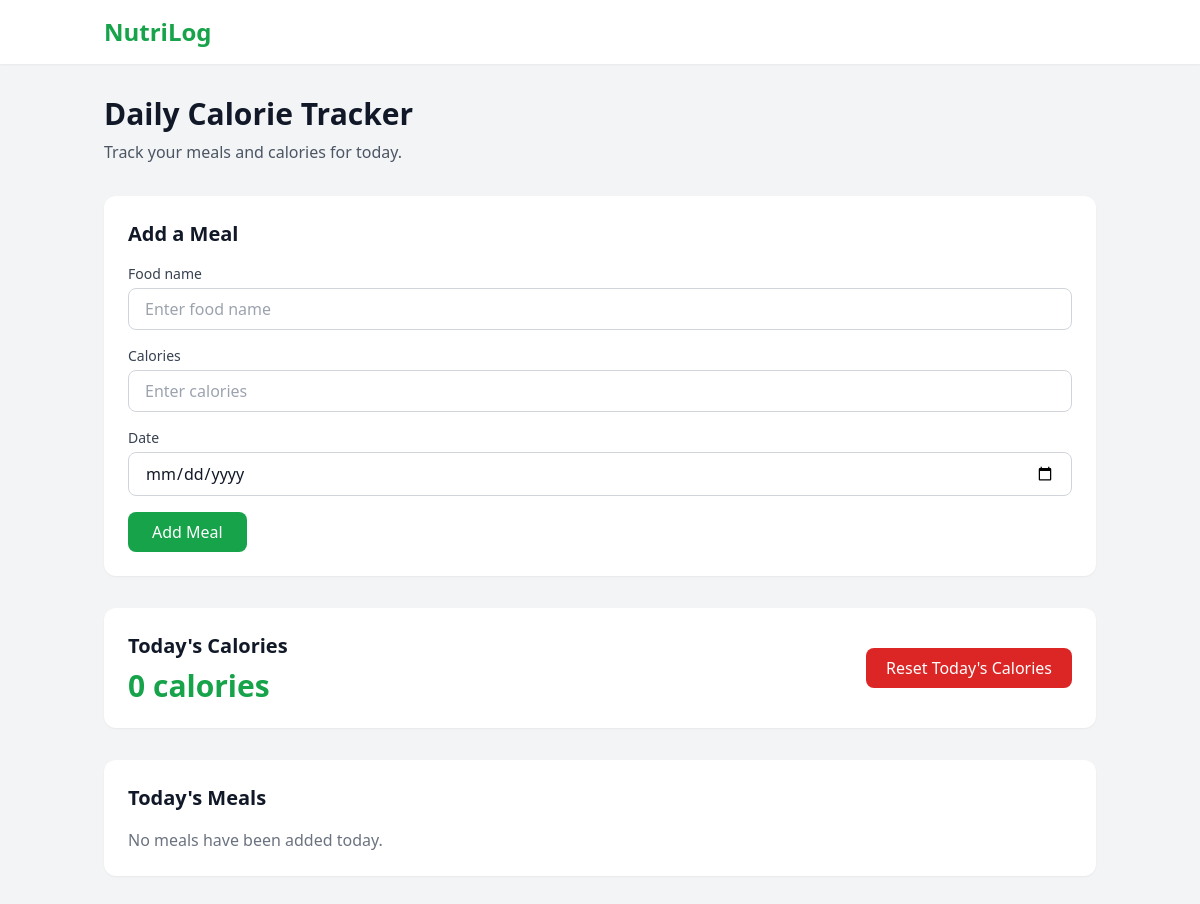
Before: / with the older database file.
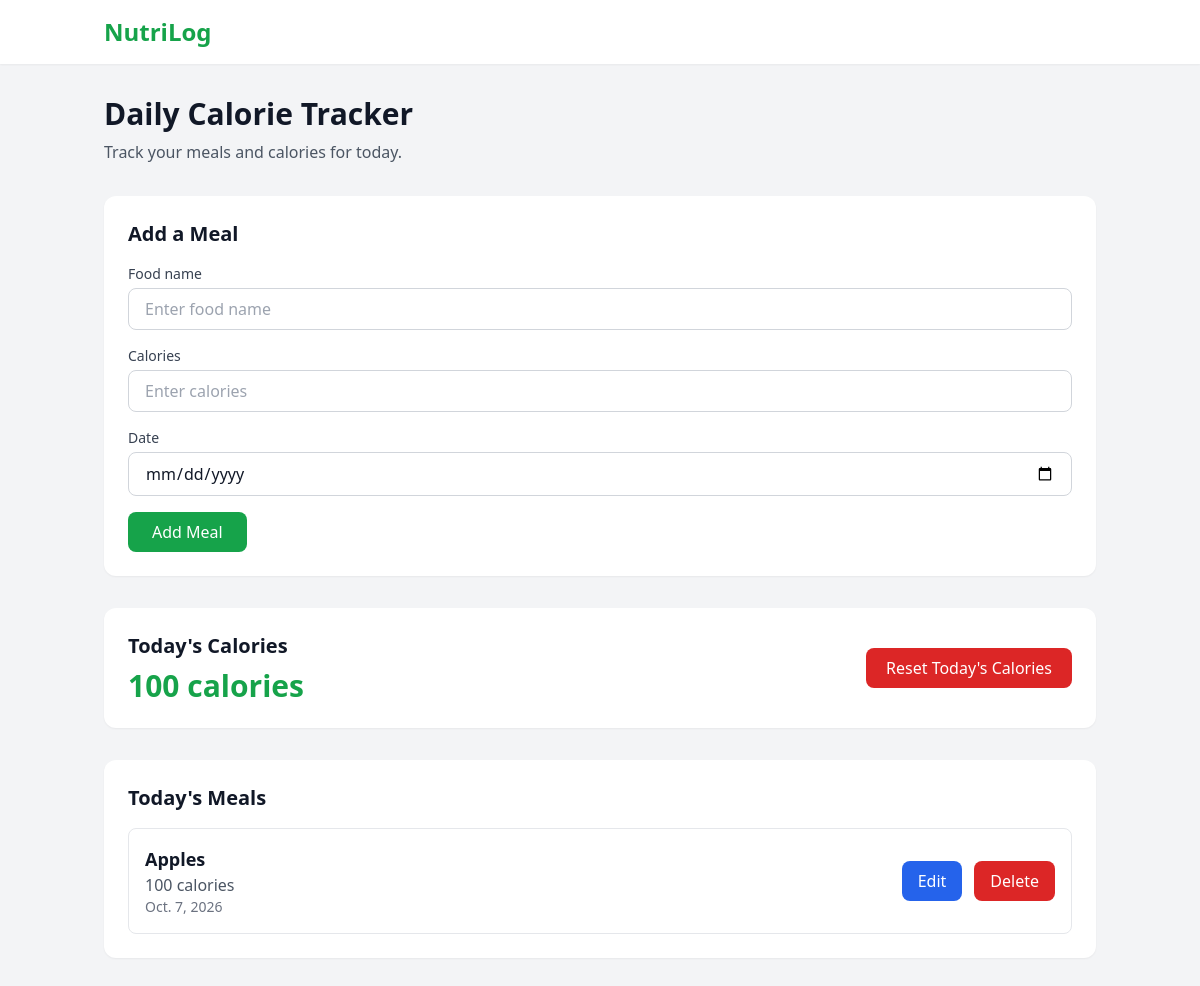
After: the same page with the newer database file.
### meal_log/models.py (models this page shows, shortened)
class MealEntry(models.Model):
    name = models.CharField(max_length=200)
    calories = models.PositiveIntegerField()
    date = models.DateField()
    created_at = models.DateTimeField(auto_now_add=True)

### meal_log/views.py (the view)
# urls.py: 2. Add a URL to urlpatterns:  path('', views.home, name='home')
def home(request):
    if request.method == 'POST':
        form = MealEntryForm(request.POST)
        if form.is_valid():
            form.save()
            return redirect('home')
    else:
        form = MealEntryForm()
    today = timezone.localdate()
    meals = MealEntry.objects.filter(
        date=today
    ).order_by('-created_at')
    total_calories = sum(
        meal.calories for meal in meals
    )
    return render(request, 'meal_log/home.html', {
        'form': form,
        'meals': meals,
        'total_calories': total_calories,
    })

### meal_log/forms.py
class MealEntryForm(forms.ModelForm):
    class Meta:
        model = MealEntry
        fields = ['name', 'calories', 'date']
        widgets = {
            'name': forms.TextInput(attrs={
                'placeholder': 'Enter food name',
                'class': 'w-full border border-gray-300 rounded-lg px-4 py-2 focus:outline-none focus:ring-2 focus:ring-green-500',
            }),
            'calories': forms.NumberInput(attrs={
                'placeholder': 'Enter calories',
                'min': '0',
                'class': 'w-full border border-gray-300 rounded-lg px-4 py-2 focus:outline-none focus:ring-2 focus:ring-green-500',
            }),
            'date': forms.DateInput(attrs={
                'type': 'date',
                'class': 'w-full border border-gray-300 rounded-lg px-4 py-2 focus:outline-none focus:ring-2 focus:ring-green-500',
            }),
        }

### meal_log/templates/meal_log/home.html (shortened to what this page needs)
{% extends 'meal_log/base.html' %}
{% block content %}
<div class="mb-8">
    <h1 class="text-3xl font-bold mb-2">Daily Calorie Tracker</h1>
    <p class="text-gray-600">Track your meals and calories for today.</p>
</div>
<div class="bg-white rounded-xl shadow-sm p-6 mb-8">
    <h2 class="text-xl font-semibold mb-4">Add a Meal</h2>
    <form method="POST" class="space-y-4">
        <div>
    <label class="block text-sm font-medium text-gray-700 mb-1">
        Food name
    </label>
    {{ form.name }}
</div>
<div>
    <label class="block text-sm font-medium text-gray-700 mb-1">
        Calories
    </label>
    {{ form.calories }}
</div>
<div>
    <label class="block text-sm font-medium text-gray-700 mb-1">
        Date
    </label>
    {{ form.date }}
</div>
        <button
            type="submit"
            class="w-full sm:w-auto bg-green-600 text-white px-6 py-2 rounded-lg hover:bg-green-700 transition">
            Add Meal
        </button>
    </form>
</div>
<div class="bg-white rounded-xl shadow-sm p-6 mb-8">
    <div class="flex flex-col sm:flex-row sm:items-center sm:justify-between gap-4">
        <div>
            <h2 class="text-xl font-semibold">Today's Calories</h2>
            <p class="text-3xl font-bold text-green-600 mt-2">
                {{ total_calories }} calories
            </p>
        </div>
        <form method="POST" action="{% url 'reset_today' %}">
            <button
                type="submit"
                onclick="return confirm('Are you sure you want to reset today’s calories?');"
                class="bg-red-600 text-white px-5 py-2 rounded-lg hover:bg-red-700 transition">
                Reset Today's Calories
            </button>
        </form>
    </div>
</div>
<div class="bg-white rounded-xl shadow-sm p-6">
    <h2 class="text-xl font-semibold mb-4">Today's Meals</h2>
    {% if meals %}
        <div class="space-y-4">
            {% for meal in meals %}
            <div class="border rounded-lg p-4 flex flex-col sm:flex-row sm:items-center sm:justify-between gap-4">
                <div>
                    <h3 class="font-semibold text-lg">
                        {{ meal.name }}
                    </h3>
                    <p class="text-gray-600">
                        {{ meal.calories }} calories
                    </p>
                    <p class="text-sm text-gray-500">
                        {{ meal.date }}
                    </p>
                </div>
                <div class="flex gap-3">
                    <a
                        href="{% url 'edit_meal' meal.id %}"
                        class="bg-blue-600 text-white px-4 py-2 rounded-lg hover:bg-blue-700 transition">
                        Edit
                    </a>
                    <form method="POST" action="{% url 'delete_meal' meal.id %}">
                        <button
                            type="submit"
                            onclick="return confirm('Are you sure you want to delete this meal?');"
                            class="bg-red-600 text-white px-4 py-2 rounded-lg hover:bg-red-700 transition">
                            Delete
                        </button>
                    </form>
                </div>
            </div>
            {% endfor %}
        </div>
    {% else %}
        <p class="text-gray-500">
            No meals have been added today.
        </p>
    {% endif %}
</div>
{% endblock %}

### meal_log/templates/meal_log/base.html (shortened to what this page needs)
<!DOCTYPE html>
<html lang="en">
<head>
    <script src="https://cdn.tailwindcss.com"></script>
</head>
<body class="bg-gray-100 text-gray-900 min-h-screen">
    <nav class="bg-white shadow-sm">
        <div class="max-w-5xl mx-auto px-4 py-4">
            <a href="{% url 'home' %}" class="text-2xl font-bold text-green-600">
                NutriLog
            </a>
        </div>
    </nav>
    <main class="max-w-5xl mx-auto px-4 py-8">
        {% block content %}
        {% endblock %}
    </main>
</body>
</html>

Changed rows visible on the page:
added MealEntry: name "Apples", calories "100", date "Oct. 7, 2026"
Other visible differences:
{{ total_calories }}: "0" → "100"
text no longer shown: "No meals have been added today."
